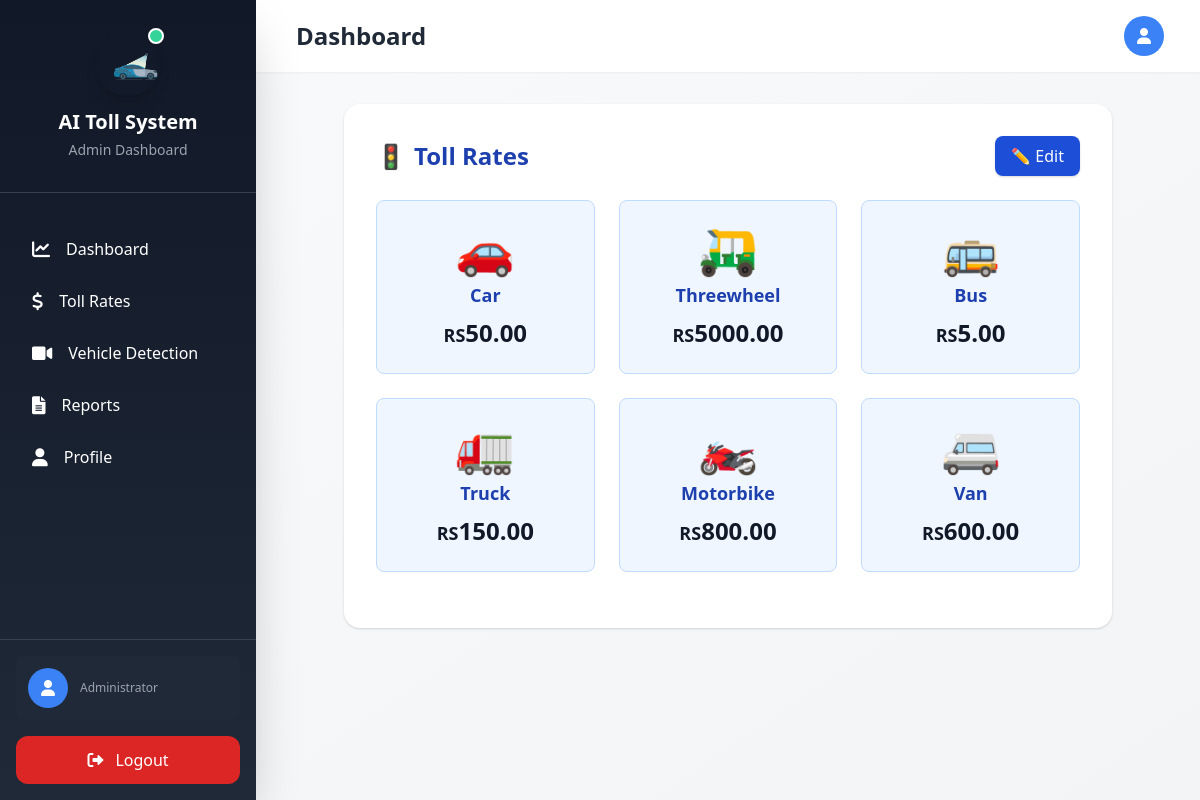
The app's page /tolls/rates/ with its own data.
### apps/tolls/models.py (models this page shows, shortened)
class TollRate(models.Model):
    VEHICLE_CHOICES = (
        ('car', 'Car'),
        ('threewheel', 'Threewheel'),
        ('bus', 'Bus'),
        ('truck', 'Truck'),
        ('motorbike', 'Motorbike'),
        ('van', 'Van'),
    )
    vehicle_type = models.CharField(max_length=10, choices=VEHICLE_CHOICES, unique=True)
    rate = models.DecimalField(max_digits=10, decimal_places=2, default=0.00)

### apps/tolls/views.py (the view, shortened to what this page needs)
# urls.py: path('rates/', views.toll_rates_view, name='toll_rates'),
def toll_rates_view(request):
    vehicle_types = [v[0] for v in TollRate.VEHICLE_CHOICES]
    rates = {}
    for v in vehicle_types:
        obj, created = TollRate.objects.get_or_create(
            vehicle_type=v,
        )
        rates[v] = obj.rate
    return render(request, 'dashbaord/admin/toll_rates.html', {'rates': rates})

### apps/ui/templates/dashbaord/admin/toll_rates.html (shortened to what this page needs)
{% extends "dashbaord/admin/base_admin.html" %} {% block content %}
<div class="max-w-3xl mx-auto bg-white rounded-2xl shadow p-8">
  <div class="flex justify-between items-center mb-6">
    <h2 class="text-2xl font-bold text-blue-800 flex items-center gap-2">
      <span>🚦</span> Toll Rates
    </h2>
    <button
      id="edit-btn"
      class="px-4 py-2 bg-blue-700 text-white rounded-lg shadow hover:bg-blue-800 transition"
    >
      ✏️ Edit
    </button>
  </div>
  <div id="rates-display" class="grid grid-cols-1 md:grid-cols-3 gap-6 mb-6">
    {% for vehicle, rate in rates.items %}
    <div
      class="bg-blue-50 rounded-lg p-6 border border-blue-200 flex flex-col items-center"
    >
      <span class="text-5xl mb-2">
        {% if vehicle == 'car' %}🚗
        {% elif vehicle == 'truck' %}🚛
        {% elif vehicle == 'bus' %}🚌
        {% elif vehicle == 'van' %}🚐
        {% elif vehicle == 'motorbike' %}🏍️
        {% elif vehicle == 'threewheel' %}🛺
        {% else %}❓
        {% endif %}
      </span>
      <h3 class="text-lg font-bold text-blue-800 mb-2">{{ vehicle|title }}</h3>
      <p class="text-2xl font-bold text-gray-900 rate-display">
        <span class="text-lg font-semibold">RS</span>{{ rate }}
      </p>
    </div>
    {% endfor %}
  </div>
</div>
{% endblock %}

### apps/ui/templates/dashbaord/admin/base_admin.html (shortened to what this page needs)
{% load static %}
<!DOCTYPE html>
<html lang="en">
  <head>
    <link
      href="https://cdn.jsdelivr.net/npm/tailwindcss@2.2.19/dist/tailwind.min.css"
      rel="stylesheet"
    />
    <link
      href="https://cdnjs.cloudflare.com/ajax/libs/font-awesome/6.0.0/css/all.min.css"
      rel="stylesheet"
    />
  </head>
  <body class="bg-gradient-to-br from-gray-50 to-gray-100 min-h-screen">
    <div class="min-h-screen flex">
      <aside
        id="sidebar"
        class="w-64 bg-gradient-to-b from-gray-900 to-gray-800 text-white flex flex-col justify-between sidebar-transition shadow-2xl lg:relative lg:translate-x-0"
      >
        <div>
          <div class="flex flex-col items-center py-8 border-b border-gray-700">
            <a href="{% url 'landing' %}" class="flex flex-col items-center text-center">
              <div class="relative">
                <img
                  src="{% static 'image/Logo.png' %}"
                  alt="Logo"
                  class="w-16 h-16 mb-3 rounded-full shadow-lg"
                />
                <div
                  class="absolute -top-1 -right-1 w-4 h-4 bg-green-400 rounded-full border-2 border-white"
                ></div>
              </div>
              <span class="text-xl font-bold text-white">AI Toll System</span>
              <span class="text-sm text-gray-400 mt-1">Admin Dashboard</span>
            </a>
          </div>
          <nav class="mt-8 flex flex-col space-y-1 px-4">
            <a
              href="{% url 'dashboard' %}"
              class="flex items-center gap-4 px-4 py-3 rounded-xl hover:bg-blue-600 transition-all duration-200 group"
            >
              <i
                class="fas fa-chart-line text-lg group-hover:scale-110 transition-transform"
              ></i>
              <span class="font-medium">Dashboard</span>
            </a>
            <a
              href="{% url 'tolls:toll_rates' %}"
              class="flex items-center gap-4 px-4 py-3 rounded-xl hover:bg-gray-700 transition-all duration-200 group"
            >
              <i
                class="fas fa-dollar-sign text-lg group-hover:scale-110 transition-transform"
              ></i>
              <span class="font-medium">Toll Rates</span>
            </a>
            <a
              href="{% url 'detections:upload_video' %}"
              class="flex items-center gap-4 px-4 py-3 rounded-xl hover:bg-gray-700 transition-all duration-200 group"
            >
              <i
                class="fas fa-video text-lg group-hover:scale-110 transition-transform"
              ></i>
              <span class="font-medium">Vehicle Detection</span>
            </a>
            <a
              href="{% url 'reports:reports' %}"
              class="flex items-center gap-4 px-4 py-3 rounded-xl hover:bg-gray-700 transition-all duration-200 group"
            >
              <i
                class="fas fa-file-alt text-lg group-hover:scale-110 transition-transform"
              ></i>
              <span class="font-medium">Reports</span>
            </a>
            <a
              href="{% url 'accounts:profile' %}"
              class="flex items-center gap-4 px-4 py-3 rounded-xl hover:bg-gray-700 transition-all duration-200 group"
            >
              <i
                class="fas fa-user text-lg group-hover:scale-110 transition-transform"
              ></i>
              <span class="font-medium">Profile</span>
            </a>
          </nav>
        </div>
        <div class="p-4 border-t border-gray-700">
          <div class="flex items-center gap-3 mb-4 p-3 bg-gray-800 rounded-lg">
            <div
              class="w-10 h-10 bg-blue-500 rounded-full flex items-center justify-center"
            >
              <i class="fas fa-user text-white"></i>
            </div>
            <div>
              <p class="text-xs text-gray-400">Administrator</p>
            </div>
          </div>
          <a
            href="{% url 'accounts:logout' %}"
            class="flex items-center justify-center gap-3 px-4 py-3 rounded-xl bg-red-600 hover:bg-red-700 transition-all duration-200 group"
          >
            <i
              class="fas fa-sign-out-alt group-hover:scale-110 transition-transform"
            ></i>
            <span class="font-medium">Logout</span>
          </a>
        </div>
      </aside>
      <div class="flex-1 flex flex-col">
        {% include "components/admin_navbar.html" %}
        <main class="flex-1 p-8 overflow-y-auto">
          {% block content %}{% endblock %}
        </main>
      </div>
    </div>
  </body>
</html>

### apps/ui/templates/components/admin_navbar.html (shortened to what this page needs)
<header class="bg-white shadow-sm px-6 py-4 flex justify-between items-center">
  <div class="flex items-center">
    <h1 class="text-2xl font-bold text-gray-800 ml-4">
      {% block page_title %}Dashboard{% endblock %}
    </h1>
  </div>
  <div class="flex items-center space-x-6">
    <div class="flex items-center space-x-3">
      <div
        class="w-10 h-10 bg-blue-500 rounded-full flex items-center justify-center"
      >
        <i class="fas fa-user text-white"></i>
      </div>
    </div>
  </div>
</header>

### apps/ui/templates/dashbaord/admin/base_admin.html (style rules this page uses)
.sidebar-transition { transition: all 0.3s ease-in-out; }

### records on screen
TollRate: vehicle_type "Car", rate "50.00"
TollRate: vehicle_type "Threewheel", rate "5000.00"
TollRate: vehicle_type "Bus", rate "5.00"
TollRate: vehicle_type "Truck", rate "150.00"
TollRate: vehicle_type "Motorbike", rate "800.00"
TollRate: vehicle_type "Van", rate "600.00"
